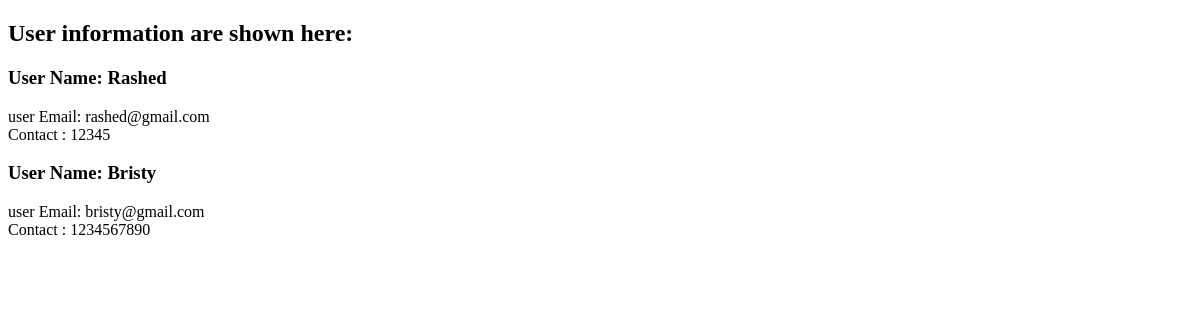
Before: /AddUser/ with the older database file.
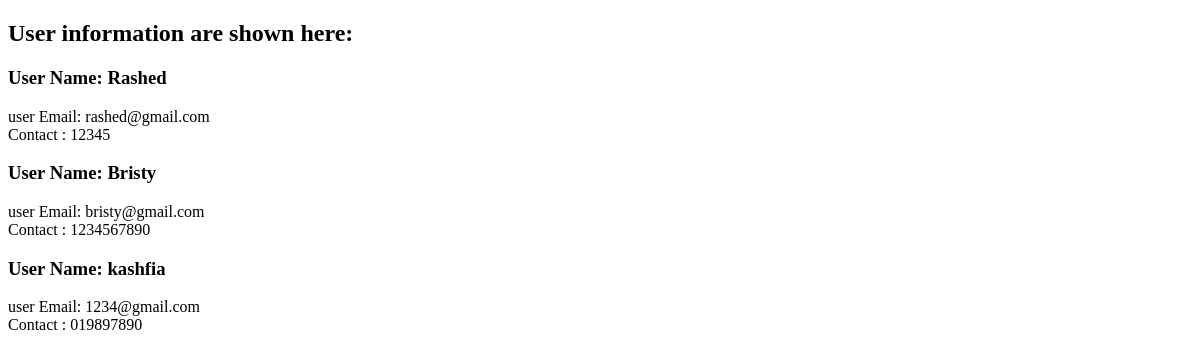
After: the same page with the newer database file.
### Profile/models.py (models this page shows, shortened)
class User(models.Model):
    name = models.CharField(max_length=100, unique=True)
    email = models.EmailField(max_length=100)
    contact_no = models.CharField(max_length=100, blank=True)

### Profile/views.py (the view)
# urls.py: path('AddUser/', ProfileView.showUser), #User Show er jonno
def showUser(request):
    users = User.objects.all()
    context ={
        'all_users': users
    }
    return render(request, 'Profile/ShowUser.html', context)

### templates/Profile/ShowUser.html (shortened to what this page needs)
<!DOCTYPE html>
<html lang="en">
<head>
</head>
<body>
<h2>User information are shown here:</h2>
{% for user in all_users %}
    <p>
    <h3>User Name: {{user.name}} <br></h3>
    user Email: {{ user.email }}<br>
    Contact : {{ user.contact_no }}<br>
    </p>
{% endfor %}
</body>
</html>

Changed rows visible on the page:
added User: name "kashfia", email "1234@gmail.com", contact_no "019897890"
